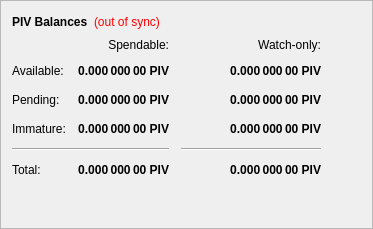
        <widget class="QFrame" name="frame">
         <property name="frameShape">
          <enum>QFrame::StyledPanel</enum>
         </property>
         <property name="frameShadow">
          <enum>QFrame::Raised</enum>
         </property>
         <layout class="QVBoxLayout" name="verticalLayout_4">
          <item>
           <layout class="QHBoxLayout" name="horizontalLayout_4">
            <item>
             <widget class="QLabel" name="label_5">
              <property name="font">
               <font>
                <weight>75</weight>
                <bold>true</bold>
               </font>
              </property>
              <property name="text">
               <string>PIV Balances</string>
              </property>
             </widget>
            </item>
            <item>
             <widget class="QLabel" name="labelWalletStatus">
              <property name="cursor">
               <cursorShape>WhatsThisCursor</cursorShape>
              </property>
              <property name="toolTip">
               <string>The displayed information may be out of date. Your wallet automatically synchronizes with the DIVX network after a connection is established, but this process has not completed yet.</string>
              </property>
              <property name="styleSheet">
               <string notr="true">QLabel { color: red; }</string>
              </property>
              <property name="text">
               <string notr="true">(out of sync)</string>
              </property>
              <property name="alignment">
               <set>Qt::AlignLeading|Qt::AlignLeft|Qt::AlignVCenter</set>
              </property>
             </widget>
            </item>
            <item>
             <spacer name="horizontalSpacer_3">
              <property name="orientation">
               <enum>Qt::Horizontal</enum>
              </property>
              <property name="sizeHint" stdset="0">
               <size>
                <width>40</width>
                <height>20</height>
               </size>
              </property>
             </spacer>
            </item>
           </layout>
          </item>
          <item>
           <layout class="QGridLayout" name="gridLayout">
            <property name="spacing">
             <number>12</number>
            </property>
            <item row="2" column="2">
             <widget class="QLabel" name="labelWatchPending">
              <property name="font">
               <font>
                <weight>75</weight>
                <bold>true</bold>
               </font>
              </property>
              <property name="cursor">
               <cursorShape>IBeamCursor</cursorShape>
              </property>
              <property name="toolTip">
               <string>Unconfirmed transactions to watch-only addresses</string>
              </property>
              <property name="text">
               <string notr="true">0.000 000 00 PIV</string>
              </property>
              <property name="alignment">
               <set>Qt::AlignRight|Qt::AlignTrailing|Qt::AlignVCenter</set>
              </property>
              <property name="textInteractionFlags">
               <set>Qt::LinksAccessibleByMouse|Qt::TextSelectableByKeyboard|Qt::TextSelectableByMouse</set>
              </property>
             </widget>
            </item>
            <item row="2" column="1">
             <widget class="QLabel" name="labelUnconfirmed">
              <property name="font">
               <font>
                <weight>75</weight>
                <bold>true</bold>
               </font>
              </property>
              <property name="cursor">
               <cursorShape>IBeamCursor</cursorShape>
              </property>
              <property name="toolTip">
               <string>Total of transactions that have yet to be confirmed, and do not yet count toward the spendable balance</string>
              </property>
              <property name="text">
               <string notr="true">0.000 000 00 PIV</string>
              </property>
              <property name="alignment">
               <set>Qt::AlignRight|Qt::AlignTrailing|Qt::AlignVCenter</set>
              </property>
              <property name="textInteractionFlags">
               <set>Qt::LinksAccessibleByMouse|Qt::TextSelectableByKeyboard|Qt::TextSelectableByMouse</set>
              </property>
             </widget>
            </item>
            <item row="3" column="2">
             <widget class="QLabel" name="labelWatchImmature">
              <property name="font">
               <font>
                <weight>75</weight>
                <bold>true</bold>
               </font>
              </property>
              <property name="cursor">
               <cursorShape>IBeamCursor</cursorShape>
              </property>
              <property name="toolTip">
               <string>Staked or masternode rewards in watch-only addresses that has not yet matured</string>
              </property>
              <property name="text">
               <string notr="true">0.000 000 00 PIV</string>
              </property>
              <property name="alignment">
               <set>Qt::AlignRight|Qt::AlignTrailing|Qt::AlignVCenter</set>
              </property>
              <property name="textInteractionFlags">
               <set>Qt::LinksAccessibleByMouse|Qt::TextSelectableByKeyboard|Qt::TextSelectableByMouse</set>
              </property>
             </widget>
            </item>
            <item row="4" column="0" colspan="2">
             <widget class="Line" name="lineSpendableBalance">
              <property name="orientation">
               <enum>Qt::Horizontal</enum>
              </property>
             </widget>
            </item>
            <item row="4" column="2">
             <widget class="Line" name="lineWatchBalance">
              <property name="sizePolicy">
               <sizepolicy hsizetype="Preferred" vsizetype="Fixed">
                <horstretch>0</horstretch>
                <verstretch>0</verstretch>
               </sizepolicy>
              </property>
              <property name="minimumSize">
               <size>
                <width>140</width>
                <height>0</height>
               </size>
              </property>
              <property name="orientation">
               <enum>Qt::Horizontal</enum>
              </property>
             </widget>
            </item>
            <item row="5" column="0">
             <widget class="QLabel" name="labelTotalText">
              <property name="text">
               <string>Total:</string>
              </property>
             </widget>
            </item>
            <item row="3" column="1">
             <widget class="QLabel" name="labelImmature">
              <property name="font">
               <font>
                <weight>75</weight>
                <bold>true</bold>
               </font>
              </property>
              <property name="cursor">
               <cursorShape>IBeamCursor</cursorShape>
              </property>
              <property name="toolTip">
               <string>Staked or masternode rewards that has not yet matured</string>
              </property>
              <property name="text">
               <string notr="true">0.000 000 00 PIV</string>
              </property>
              <property name="alignment">
               <set>Qt::AlignRight|Qt::AlignTrailing|Qt::AlignVCenter</set>
              </property>
              <property name="textInteractionFlags">
               <set>Qt::LinksAccessibleByMouse|Qt::TextSelectableByKeyboard|Qt::TextSelectableByMouse</set>
              </property>
             </widget>
            </item>
            <item row="2" column="3">
             <spacer name="horizontalSpacer_2">
              <property name="orientation">
               <enum>Qt::Horizontal</enum>
              </property>
              <property name="sizeHint" stdset="0">
               <size>
                <width>40</width>
                <height>20</height>
               </size>
              </property>
             </spacer>
            </item>
            <item row="3" column="0">
             <widget class="QLabel" name="labelImmatureText">
              <property name="text">
               <string>Immature:</string>
              </property>
             </widget>
            </item>
            <item row="5" column="1">
             <widget class="QLabel" name="labelTotal">
              <property name="font">
               <font>
                <weight>75</weight>
                <bold>true</bold>
               </font>
              </property>
              <property name="cursor">
               <cursorShape>IBeamCursor</cursorShape>
              </property>
              <property name="toolTip">
               <string>Your current total balance</string>
              </property>
              <property name="text">
               <string notr="true">0.000 000 00 PIV</string>
              </property>
              <property name="alignment">
               <set>Qt::AlignRight|Qt::AlignTrailing|Qt::AlignVCenter</set>
              </property>
              <property name="textInteractionFlags">
               <set>Qt::LinksAccessibleByMouse|Qt::TextSelectableByKeyboard|Qt::TextSelectableByMouse</set>
              </property>
             </widget>
            </item>
            <item row="5" column="2">
             <widget class="QLabel" name="labelWatchTotal">
              <property name="font">
               <font>
                <weight>75</weight>
                <bold>true</bold>
               </font>
              </property>
              <property name="cursor">
               <cursorShape>IBeamCursor</cursorShape>
              </property>
              <property name="toolTip">
               <string>Current total balance in watch-only addresses</string>
              </property>
              <property name="text">
               <string notr="true">0.000 000 00 PIV</string>
              </property>
              <property name="alignment">
               <set>Qt::AlignRight|Qt::AlignTrailing|Qt::AlignVCenter</set>
              </property>
              <property name="textInteractionFlags">
               <set>Qt::LinksAccessibleByMouse|Qt::TextSelectableByKeyboard|Qt::TextSelectableByMouse</set>
              </property>
             </widget>
            </item>
            <item row="0" column="2">
             <widget class="QLabel" name="labelWatchonly">
              <property name="text">
               <string>Watch-only:</string>
              </property>
              <property name="alignment">
               <set>Qt::AlignRight|Qt::AlignTrailing|Qt::AlignVCenter</set>
              </property>
             </widget>
            </item>
            <item row="1" column="0">
             <widget class="QLabel" name="labelBalanceText">
              <property name="text">
               <string>Available:</string>
              </property>
             </widget>
            </item>
            <item row="1" column="1">
             <widget class="QLabel" name="labelBalance">
              <property name="font">
               <font>
                <weight>75</weight>
                <bold>true</bold>
               </font>
              </property>
              <property name="cursor">
               <cursorShape>IBeamCursor</cursorShape>
              </property>
              <property name="toolTip">
               <string>Your current spendable balance</string>
              </property>
              <property name="text">
               <string notr="true">0.000 000 00 PIV</string>
              </property>
              <property name="alignment">
               <set>Qt::AlignRight|Qt::AlignTrailing|Qt::AlignVCenter</set>
              </property>
              <property name="textInteractionFlags">
               <set>Qt::LinksAccessibleByMouse|Qt::TextSelectableByKeyboard|Qt::TextSelectableByMouse</set>
              </property>
             </widget>
            </item>
            <item row="1" column="2">
             <widget class="QLabel" name="labelWatchAvailable">
              <property name="font">
               <font>
                <weight>75</weight>
                <bold>true</bold>
               </font>
              </property>
              <property name="cursor">
               <cursorShape>IBeamCursor</cursorShape>
              </property>
              <property name="toolTip">
               <string>Your current balance in watch-only addresses</string>
              </property>
              <property name="text">
               <string notr="true">0.000 000 00 PIV</string>
              </property>
              <property name="alignment">
               <set>Qt::AlignRight|Qt::AlignTrailing|Qt::AlignVCenter</set>
              </property>
              <property name="textInteractionFlags">
               <set>Qt::LinksAccessibleByMouse|Qt::TextSelectableByKeyboard|Qt::TextSelectableByMouse</set>
              </property>
             </widget>
            </item>
            <item row="2" column="0">
             <widget class="QLabel" name="labelPendingText">
              <property name="text">
               <string>Pending:</string>
              </property>
             </widget>
            </item>
            <item row="0" column="1">
             <widget class="QLabel" name="labelSpendable">
              <property name="text">
               <string>Spendable:</string>
              </property>
              <property name="alignment">
               <set>Qt::AlignRight|Qt::AlignTrailing|Qt::AlignVCenter</set>
              </property>
             </widget>
            </item>
           </layout>
          </item>
          <item>
           <spacer name="verticalSpacer_4">
            <property name="orientation">
             <enum>Qt::Vertical</enum>
            </property>
            <property name="sizeHint" stdset="0">
             <size>
              <width>20</width>
              <height>40</height>
             </size>
            </property>
           </spacer>
          </item>
         </layout>
        </widget>
